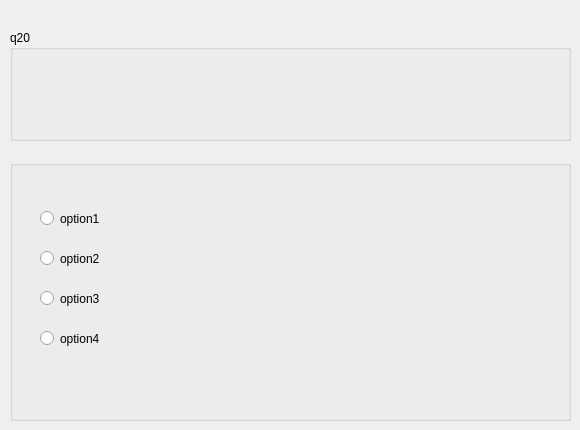
    <widget class="QWidget" name="page_20">
     <widget class="QGroupBox" name="groupBox_27">
      <property name="geometry">
       <rect>
        <x>10</x>
        <y>160</y>
        <width>561</width>
        <height>261</height>
       </rect>
      </property>
      <property name="title">
       <string/>
      </property>
      <widget class="QRadioButton" name="option1_19">
       <property name="geometry">
        <rect>
         <x>30</x>
         <y>50</y>
         <width>82</width>
         <height>17</height>
        </rect>
       </property>
       <property name="text">
        <string>option1</string>
       </property>
      </widget>
      <widget class="QRadioButton" name="option2_19">
       <property name="geometry">
        <rect>
         <x>30</x>
         <y>90</y>
         <width>82</width>
         <height>17</height>
        </rect>
       </property>
       <property name="text">
        <string>option2</string>
       </property>
      </widget>
      <widget class="QRadioButton" name="option3_19">
       <property name="geometry">
        <rect>
         <x>30</x>
         <y>130</y>
         <width>82</width>
         <height>17</height>
        </rect>
       </property>
       <property name="text">
        <string>option3</string>
       </property>
      </widget>
      <widget class="QRadioButton" name="option4_19">
       <property name="geometry">
        <rect>
         <x>30</x>
         <y>170</y>
         <width>82</width>
         <height>17</height>
        </rect>
       </property>
       <property name="text">
        <string>option4</string>
       </property>
      </widget>
      <widget class="QLabel" name="answer1_19">
       <property name="geometry">
        <rect>
         <x>40</x>
         <y>70</y>
         <width>47</width>
         <height>13</height>
        </rect>
       </property>
       <property name="text">
        <string/>
       </property>
      </widget>
      <widget class="QLabel" name="answer2_19">
       <property name="geometry">
        <rect>
         <x>40</x>
         <y>190</y>
         <width>47</width>
         <height>13</height>
        </rect>
       </property>
       <property name="text">
        <string/>
       </property>
      </widget>
      <widget class="QLabel" name="answer3_19">
       <property name="geometry">
        <rect>
         <x>40</x>
         <y>150</y>
         <width>47</width>
         <height>13</height>
        </rect>
       </property>
       <property name="text">
        <string/>
       </property>
      </widget>
      <widget class="QLabel" name="answer4_19">
       <property name="geometry">
        <rect>
         <x>40</x>
         <y>110</y>
         <width>47</width>
         <height>13</height>
        </rect>
       </property>
       <property name="text">
        <string/>
       </property>
      </widget>
     </widget>
     <widget class="QGroupBox" name="groupBox_40">
      <property name="geometry">
       <rect>
        <x>10</x>
        <y>30</y>
        <width>561</width>
        <height>111</height>
       </rect>
      </property>
      <property name="title">
       <string>q20</string>
      </property>
      <widget class="QLabel" name="questionLabel_22">
       <property name="geometry">
        <rect>
         <x>10</x>
         <y>10</y>
         <width>541</width>
         <height>91</height>
        </rect>
       </property>
       <property name="text">
        <string/>
       </property>
      </widget>
     </widget>
    </widget>
